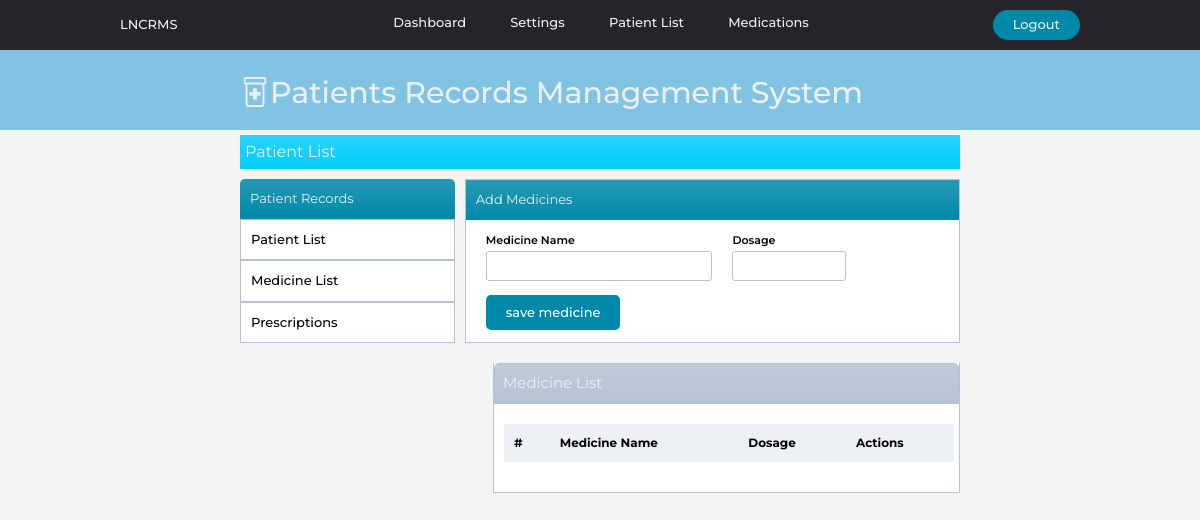
Page /medications/ on the earlier database version.
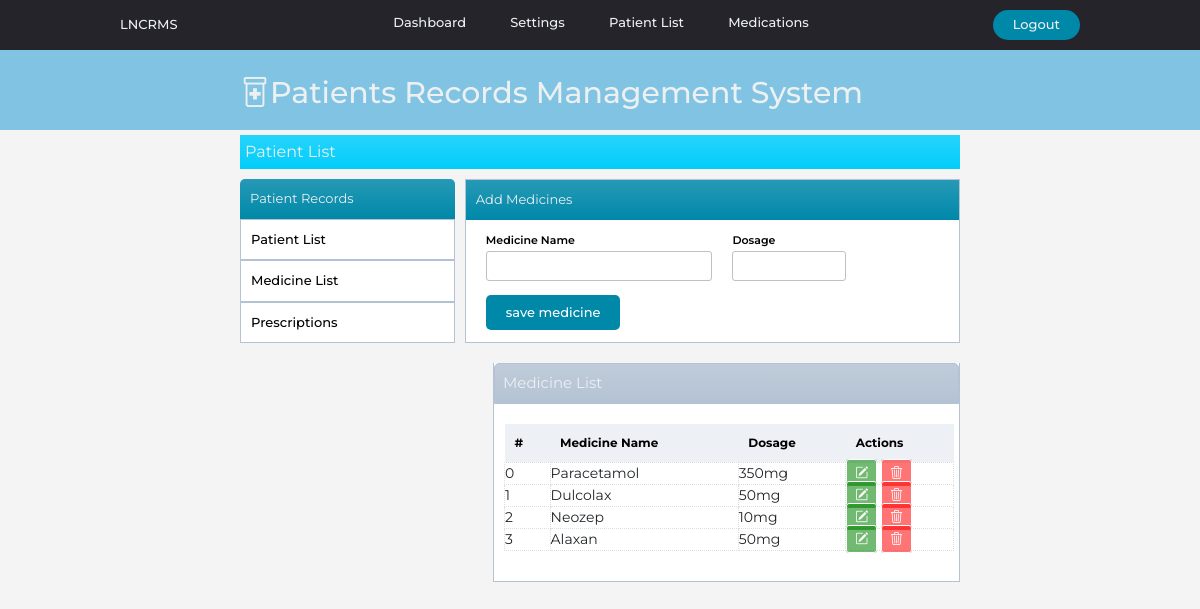
Same page on the later database version.
### website/models.py (models this page shows)
class Medicinelist(models.Model):
    created_at = models.DateTimeField(auto_now_add=True)
    medicine_name = models.CharField(max_length=100)
    dosage = models.CharField(max_length=50)

### website/views.py (the view, shortened to what this page needs)
# urls.py: path('medications/',views.medications, name='medications'),
def medications(request):
    medicinedata = {'medicinedata':Medicinelist.objects.all()}
    return render(request, 'medications.html',medicinedata)

### website/templates/medications.html (shortened to what this page needs)
{% extends 'index.html' %}
{% block content%}
<div class="title-tab bg-gradient">Patient List</div>
<div class="container1">
  {% include "sidemenu.html" %}
  <div class="reg-area">
    <form method="POST">
    <div class="title-form bg-gradient">Add Medicines</div>
    <div class="reg-row">
        <div class="medicine-col">
          <label class="reg-label">Medicine Name</label><br />
          <input class="medicine-input" name="medname" required />
        </div>
        <div class="medicine-col">
          <label class="reg-label">Dosage</label><br />
          <input class="medicine-input" name="dosage" style="width: 50%;" required/>
        </div>
    </div>
    <div class="reg-row">
        <div class="medicine-col">
          <button class="btn-save" type="submit">save medicine</button>
        </div>
    </div>
  </form>
  </div>
</div>
<div class="container3">
  <div class="table-title bg-gradient">Medicine List</div>
  <div class="table-box">
      <table id="medicine-table" class="medicine-tables">
        <thead >
          <th>#</th>
          <th>Medicine Name</th>
          <th>Dosage</th>
          <th>Actions</th>
        </thead>
        <tbody>
          {% for meds in medicinedata %}
          <tr>
            <td>{{meds.id}}</td>
            <td>{{meds.medicine_name}}</td>
            <td>{{meds.dosage}}</td>
            <td>
              <a href="{% url "editmedicine" meds.id %}"  id="link-edit"><i class="bi bi-pencil-square"></i></a>
              <a href="#" id="link-delete"><i class="bi bi-trash3"></i></a>
            </td>
          </tr>
          {% endfor %}
        </tbody>
      </table>
  </div>
</div>
{%endblock%}

### website/templates/index.html (shortened to what this page needs)
{% load static %}
<!DOCTYPE html>
<html>
  <head>
    <link
      href="https://cdn.jsdelivr.net/npm/bootstrap@5.3.1/dist/css/bootstrap.min.css"
      rel="stylesheet"
    />
    <link
      rel="stylesheet"
      href="https://cdn.jsdelivr.net/npm/bootstrap-icons@1.10.5/font/bootstrap-icons.css"
    />
    <link
      rel="stylesheet"
      href="https://cdn.datatables.net/1.13.6/css/jquery.dataTables.min.css"
    />
    <link rel="stylesheet" href="{% static 'style.css' %}" />
  </head>
  <body>
    {% include 'navbar.html' %}
    <div class="title-container">
      <i class="bi bi-prescription2"></i>Patients Records Management System
    </div>
    <div class="content-main">
        {% block content%}
        {% endblock %}
      </div>
  </body>
</html>

### website/templates/navbar.html
<header class="nav-bar">
    <a href="/"><strong class="logo-text">LNCRMS</strong></a>
    <nav>
        <ul class="nav-links">
            <li><a href="#">Dashboard</a></li>
            <li><a href="#">Settings</a></li>
            <li><a href="#">Patient List</a></li>
            <li><a href="#">Medications</a></li>
        </ul>
    </nav>
    <a href="{% url 'logoutuser' %}"><button class="logout-btn">Logout</button></a>
</header>

### website/templates/sidemenu.html
    <div class="left-menu">
      <div class="active-title bg-gradient">Patient Records</div>
      <a href="{% url "patientlist" %}">Patient List</a>
      <a href="{% url "medications" %}">Medicine List</a>
      <a href="#">Prescriptions</a>
    </div>

### website/static/style.css (style rules this page uses)
* { box-sizing:border-box; margin: 0; padding: 0; font-family: 'Montserrat', sans-serif; }
body { background-color: #f4f4f4; }
li,a,strong, button { font-family: 'Montserrat', sans-serif; font-weight: 500; font-size: 13px; color: #edf0f1; text-decoration: none; padding: 0px 0px; margin: 0px 0px; }
.nav-bar { display: flex; justify-content: space-between; align-items: center; padding: 0px 10%; background-color: #24242a ; position:sticky; top: 0px; }
.logo-text { cursor: pointer; }
.nav-links { list-style: none; padding-top: 10px; }
.nav-links li { display: inline-block; padding: 0px 20px; }
.nav-links li a { transition: all 0.3s ease 0s; }
.logout-btn { padding: 5px 20px; margin: 0px 0px; background-color: rgba(0, 136, 169, 1); border: none; border-radius: 30px; cursor: pointer; transition: all 0.3s ease 0s; }
.title-container { background-color: #80c3e3; height: 80px; font-family: 'Montserrat', sans-serif; font-weight: 500; font-size: 30px; color: #edf0f1; text-decoration: none; padding: 20px 20%; }
.content-main { height: 100%; margin: 5px 20%; }
.title-tab { background-color: #01cdfb; color: #edf0f1; padding: 5px; }
.container1 { display: inline-flex; height: auto; margin-top:10px; width: 100%; }
.container3 { height: 78%; background-color: white; border-style: solid; border-color: #b4c3d3; border-width: 0 1px 1px 1px; margin-left: 250px; margin-right: 40%; margin: 5px 0 5px 253px; }
.left-menu { width: 250px; margin: 0; padding: 0; }
.reg-area { margin-left: 10px; width: 80%; background-color: white; border-style: solid; border-color: #b4c3d3; border-width: 1px; }
.title-form { color: #edf0f1 ; background-color: #0088a9; width: 100%; padding: 10px; font-size: 13px; }
.left-menu lu,li { font-size: 5px; text-decoration: none; color: black; padding: 5px; list-style: none; margin: 0; }
.active-title { background-color: #0088a9; color: #edf0f1 ; padding: 10px; border-radius: 5px 5px 0 0; font-size: 13px; }
.table-title { color: #edf0f1 ; background-color: #b4c3d3; width: 100%; margin-top: 20px; padding: 8px; border-style: solid; border-color: #b4c3d3; border-width: 1px; border-radius: 5px 5px 0 0; font-size: 15px; }
.table-box { margin: 20px 0; padding: 0 5px 10px 10px; background-color: white; height: auto; width: 100%; font-size: 12px; }
.left-menu a { display: list-item; list-style: none; color: black; width: 100%; padding: 10px; border-style: solid; border-color: #b4c3d3; border-width: 1px; background-color: white; }
.reg-label { font-size: 11px; font-weight: 600; color:black; }
.reg-row { display:inline-flex; width: 100%; }
.btn-save { background-color: #0088a9; color: white; padding: 8px 20px; border-radius: 5px; border-style: none; }
table { width: 100%; }
th { padding: 10px; font-size: 12px; color: black; background-color: #b4c3d33c; }
tr { font-size: 14px; }
td { border: 1px dotted #ddd; width: auto; }
#link-edit { color: white; border: 1px solid white; padding: 5px 8px; background-color:rgba(0, 128, 0, 0.553); border-radius: 3px; }
#link-delete { color: white; border: 1px solid white; padding: 5px 8px; background-color:rgba(255, 0, 0, 0.544); border-radius: 3px; width: 100%; }
.medicine-input { border-style: solid; border-color: silver; border-radius: 3px; border-width: 1px; padding-left: 5px; padding: 2px 5px; width: 100%; }
.medicine-col { padding: 7px 0 7px 20px; width: 100%; }

Differences in the rows shown:
added Medicinelist: id "0", medicine_name "Paracetamol", dosage "350mg"
added Medicinelist: id "1", medicine_name "Dulcolax", dosage "50mg"
added Medicinelist: id "2", medicine_name "Neozep", dosage "10mg"
added Medicinelist: id "3", medicine_name "Alaxan", dosage "50mg"
